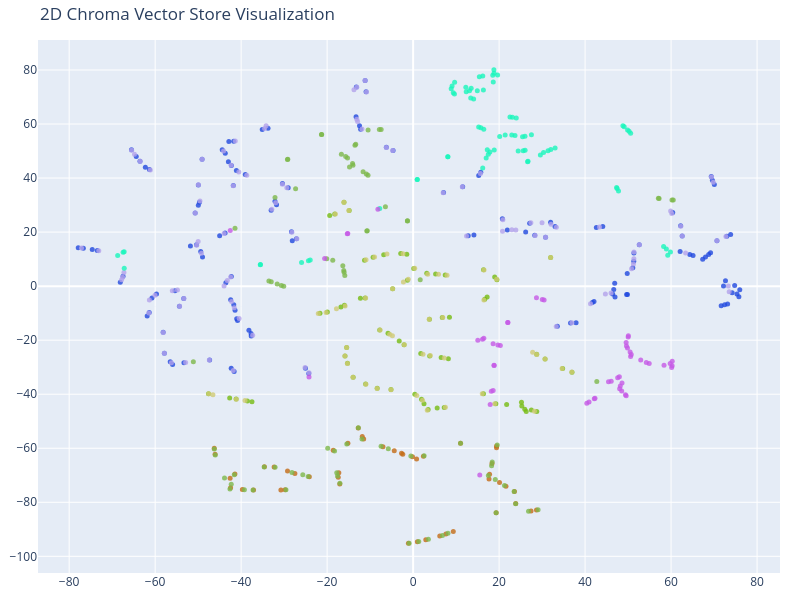

Notebook code cell kept with this figure:
### Code cell
show_embeddings_2d(result)

### Figure 1 — Plotly figure (JSON) as saved in the notebook; plotly's stock layout.template omitted (floating-point values rounded to 4 significant figures; data arrays with more than 128 entries replaced by an {"elided": "..."} marker saying what was removed)
{"data": [{"hoverinfo": "text", "marker": {"color": {"elided": "619 str values"}, "opacity": 0.8, "size": 5}, "mode": "markers", "text": {"elided": "619 str values"}, "type": "scatter", "x": {"elided": "619 float values"}, "y": {"elided": "619 float values"}}], "layout": {"height": 600, "margin": {"b": 10, "l": 10, "r": 20, "t": 40}, "scene": {"xaxis": {"title": {"text": "x"}}, "yaxis": {"title": {"text": "y"}}}, "title": {"text": "2D Chroma Vector Store Visualization"}, "width": 800}}
